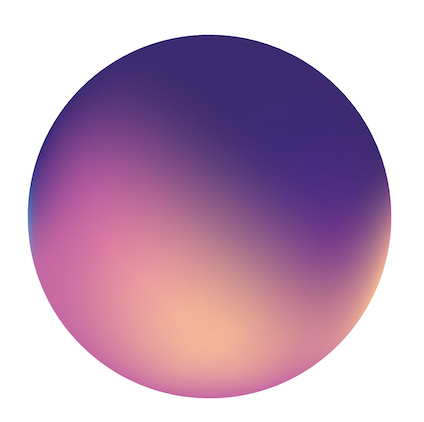
#> input picture Resources/Billy-sphere-artwork.png, 424 x 422 px, found by its file name
$ python cut-sphere.py
#> lines starting #> are read from the running program, lines starting #| are printed output that depends on the picture; after the words box and inside, x2 and y2 are one past the last pixel; in counts of white or black regions, pixels touching at a corner belong together
# Cuts the gradient sphere out of Resources/Billy-sphere-artwork.png (a disc on white)
# into Resources/Billy-sphere.png: a square with a clean, anti-aliased circular edge.
# Needs Pillow and NumPy: python3 scripts/cut-sphere.py
import numpy as np
from PIL import Image

INSET = 2.5  # pulls the edge in so none of the white surround survives
SCALE = 4    # works at this multiple of the artwork for a smooth edge

img = Image.open("Resources/Billy-sphere-artwork.png").convert("RGB")
a = np.asarray(img).astype(np.float32)
ink = (255 - a.min(axis=2)) > 40  # anything clearly not white
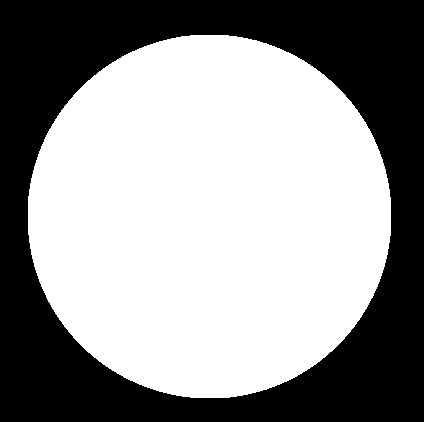
#> ink: shape (422, 424) bool; 58.2% white; 1 black region, box (x1, y1, x2, y2) and area: (0, 0, 424, 422) 74803
ys, xs = np.nonzero(ink)
cx, cy = (xs.min() + xs.max() + 1) / 2, (ys.min() + ys.max() + 1) / 2
#> cx = 209.5; cy = 216.5
r = min(xs.max() + 1 - xs.min(), ys.max() + 1 - ys.min()) / 2 - INSET
#> r = 179
print(f"centre ({cx:.1f}, {cy:.1f}), radius {r:.1f}")
#| centre (209.5, 216.5), radius 179.0

side = int(np.ceil(r)) * 2
#> side = 358
box = (int(round(cx)) - side // 2, int(round(cy)) - side // 2)
#> box = (31, 37)
big = side * SCALE
#> big = 1432
crop = img.crop((box[0], box[1], box[0] + side, box[1] + side)).resize((big, big), Image.LANCZOS)
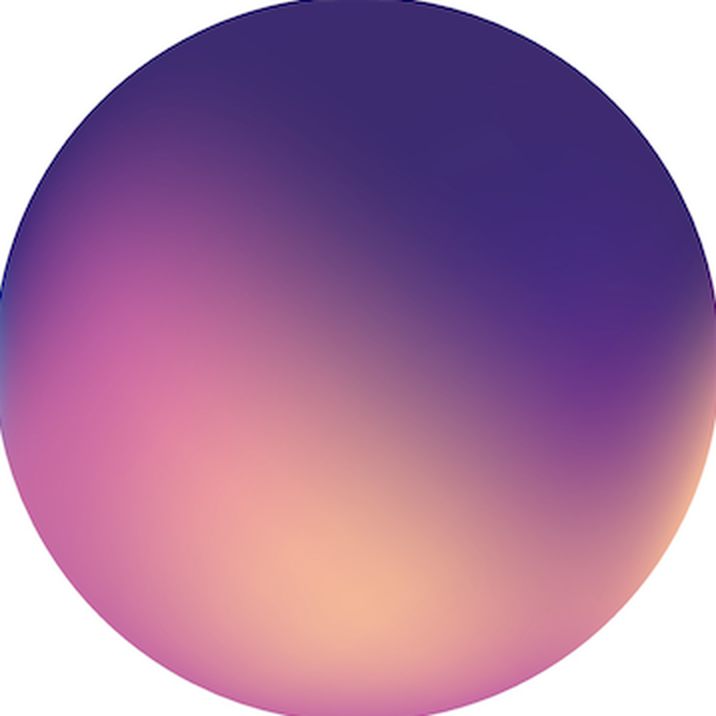
#> crop: PIL image 1432x1432 RGB (shown at 1/2 size); mean R, G, B 168.3, 124.5, 161
yy, xx = np.mgrid[0:big, 0:big]
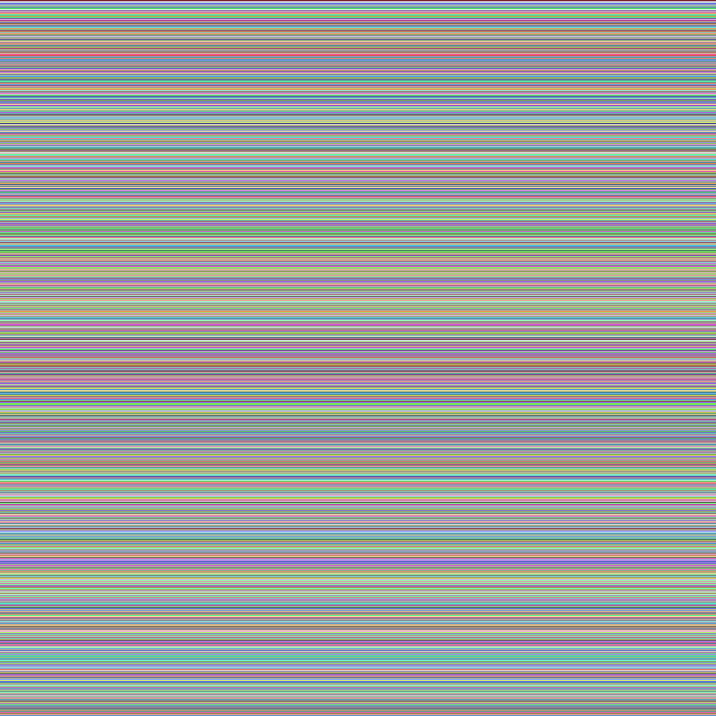
#> yy: shape (1432, 1432) int64 (shown at 1/2 size); 1432 distinct labels, from 0 to 1431; one colour per label, 0 black
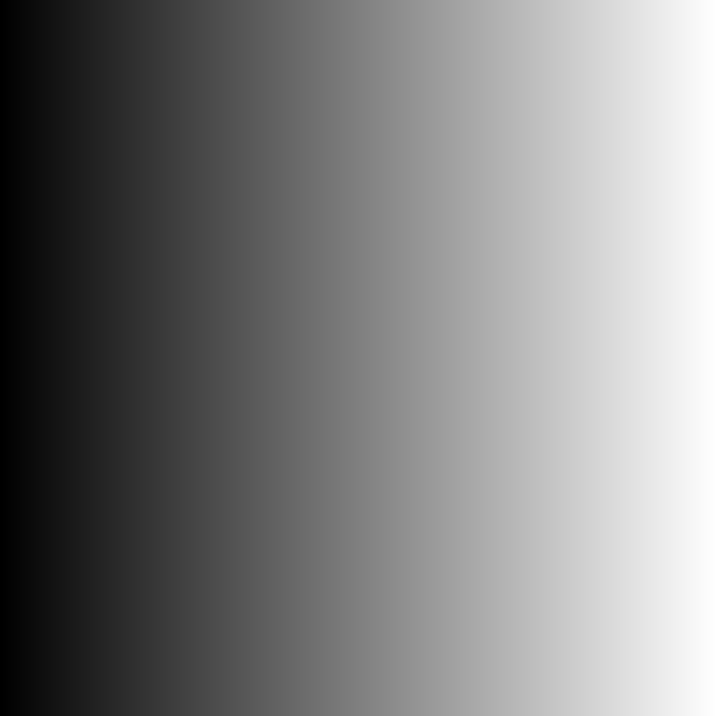
#> xx: shape (1432, 1432) int64 (shown at 1/2 size); min 0, max 1431, mean 715.5; drawn with min black and max white
ox, oy = (cx - box[0]) * SCALE, (cy - box[1]) * SCALE
#> ox = 714; oy = 718
d = np.hypot(xx + 0.5 - ox, yy + 0.5 - oy) - r * SCALE
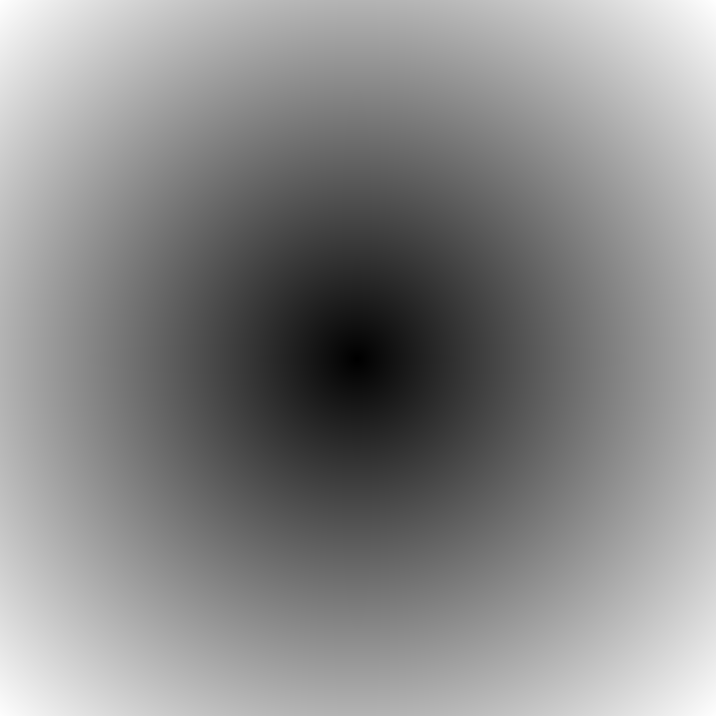
#> d: shape (1432, 1432) float64 (shown at 1/2 size); min -715.3, max 298.7, mean -168.1; drawn with min black and max white
alpha = np.clip(0.5 - d / SCALE, 0, 1)  # one artwork pixel of anti-aliasing
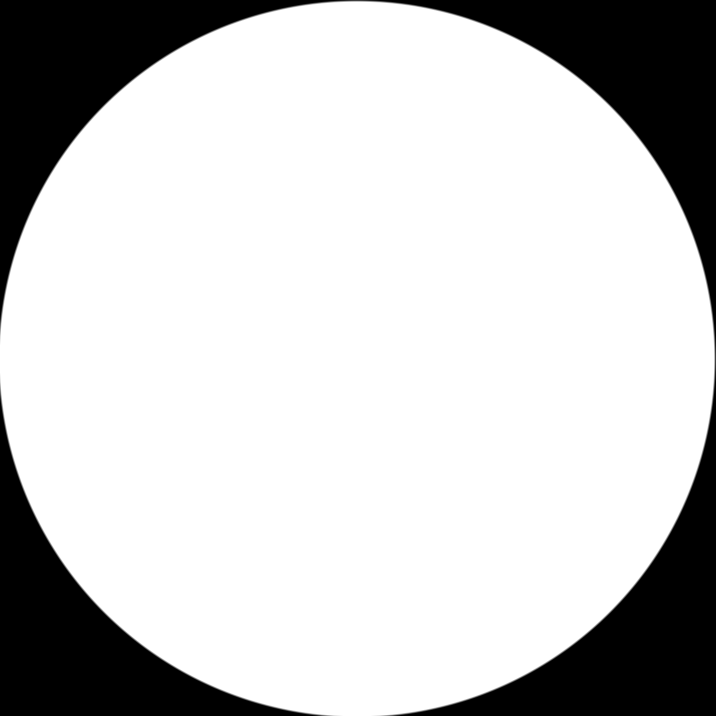
#> alpha: shape (1432, 1432) float64 (shown at 1/2 size); min 0, max 1, mean 0.785
out = np.dstack([np.asarray(crop).astype(np.float32), alpha * 255])
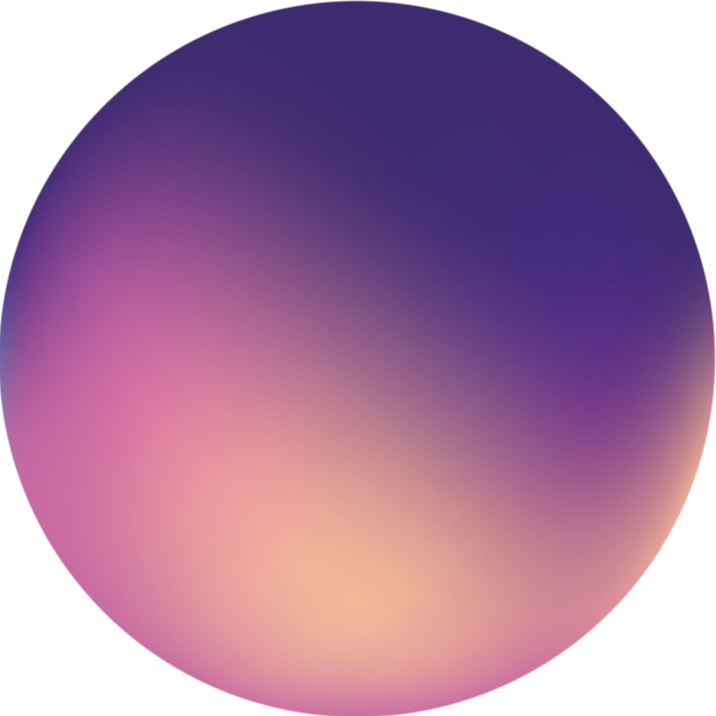
#> out: shape (1432, 1432, 4) float64 (shown at 1/2 size); mean R, G, B, A 168.3, 124.5, 161, 200.2; transparent parts drawn white
Image.fromarray(out.round().astype(np.uint8)).save("Resources/Billy-sphere.png")
print("Wrote Resources/Billy-sphere.png")
